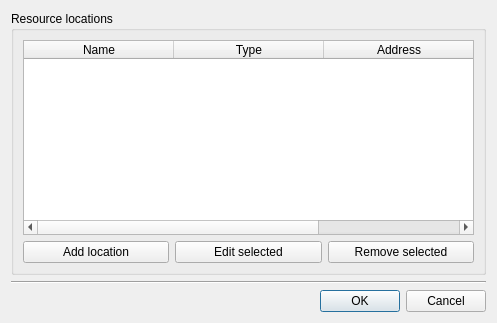
<?xml version="1.0" encoding="UTF-8"?>
<ui version="4.0">
 <class>ManageResourceLocationsDialog</class>
 <widget class="QDialog" name="ManageResourceLocationsDialog">
  <property name="geometry">
   <rect>
    <x>0</x>
    <y>0</y>
    <width>497</width>
    <height>323</height>
   </rect>
  </property>
  <property name="windowTitle">
   <string>Manage resource locations</string>
  </property>
  <layout class="QVBoxLayout" name="verticalLayout_2">
   <item>
    <widget class="QGroupBox" name="groupBox">
     <property name="title">
      <string>Resource locations</string>
     </property>
     <layout class="QVBoxLayout" name="verticalLayout">
      <item>
       <widget class="QTableWidget" name="locationTable">
        <property name="editTriggers">
         <set>QAbstractItemView::NoEditTriggers</set>
        </property>
        <property name="selectionMode">
         <enum>QAbstractItemView::SingleSelection</enum>
        </property>
        <property name="showGrid">
         <bool>false</bool>
        </property>
        <attribute name="horizontalHeaderDefaultSectionSize">
         <number>150</number>
        </attribute>
        <attribute name="horizontalHeaderMinimumSectionSize">
         <number>150</number>
        </attribute>
        <column>
         <property name="text">
          <string>Name</string>
         </property>
        </column>
        <column>
         <property name="text">
          <string>Type</string>
         </property>
        </column>
        <column>
         <property name="text">
          <string>Address</string>
         </property>
        </column>
       </widget>
      </item>
      <item>
       <layout class="QHBoxLayout" name="horizontalLayout">
        <item>
         <widget class="QPushButton" name="addLocationButton">
          <property name="text">
           <string>Add location</string>
          </property>
         </widget>
        </item>
        <item>
         <widget class="QPushButton" name="editLocationButton">
          <property name="text">
           <string>Edit selected</string>
          </property>
         </widget>
        </item>
        <item>
         <widget class="QPushButton" name="removeLocationButton">
          <property name="text">
           <string>Remove selected</string>
          </property>
         </widget>
        </item>
       </layout>
      </item>
     </layout>
    </widget>
   </item>
   <item>
    <widget class="Line" name="line">
     <property name="orientation">
      <enum>Qt::Horizontal</enum>
     </property>
    </widget>
   </item>
   <item>
    <widget class="QDialogButtonBox" name="buttonBox">
     <property name="orientation">
      <enum>Qt::Horizontal</enum>
     </property>
     <property name="standardButtons">
      <set>QDialogButtonBox::Cancel|QDialogButtonBox::Ok</set>
     </property>
    </widget>
   </item>
  </layout>
 </widget>
 <resources/>
 <connections>
  <connection>
   <sender>buttonBox</sender>
   <signal>accepted()</signal>
   <receiver>ManageResourceLocationsDialog</receiver>
   <slot>accept()</slot>
   <hints>
    <hint type="sourcelabel">
     <x>248</x>
     <y>254</y>
    </hint>
    <hint type="destinationlabel">
     <x>157</x>
     <y>274</y>
    </hint>
   </hints>
  </connection>
  <connection>
   <sender>buttonBox</sender>
   <signal>rejected()</signal>
   <receiver>ManageResourceLocationsDialog</receiver>
   <slot>reject()</slot>
   <hints>
    <hint type="sourcelabel">
     <x>316</x>
     <y>260</y>
    </hint>
    <hint type="destinationlabel">
     <x>286</x>
     <y>274</y>
    </hint>
   </hints>
  </connection>
 </connections>
</ui>
